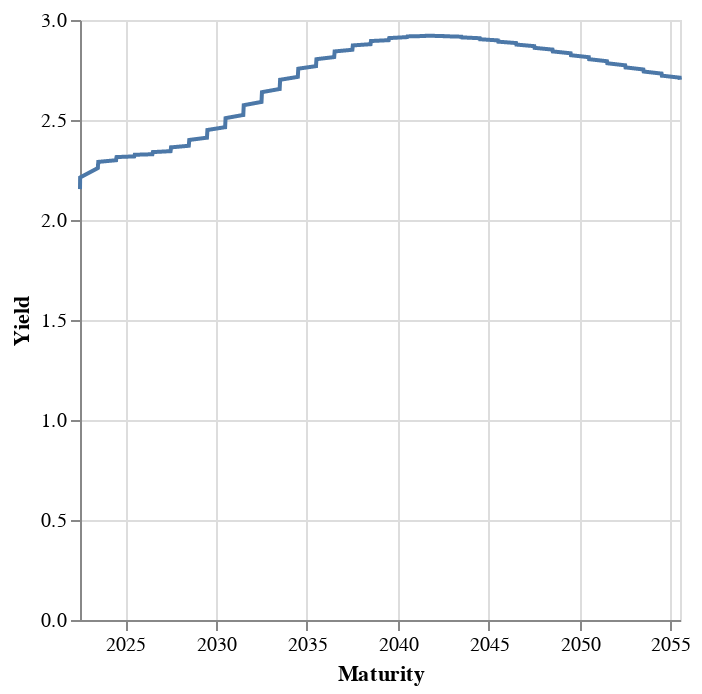

Write a Vega-Lite specification for this figure.
### Vega-Lite specification from a JSON file in a GitHub repository (floating-point values rounded to 4 significant figures; data arrays with more than 128 entries replaced by an {"elided": "..."} marker saying what was removed)
{"$schema": "https://vega.github.io/schema/vega-lite/v5.json", "description": "A simple bar chart with embedded data.", "data": {"values": {"elided": "12057 records"}}, "mark": "line", "encoding": {"x": {"field": "Maturity", "type": "temporal", "axis": {"labelAngle": 0}}, "y": {"field": "Yield", "type": "quantitative"}}, "config": {}}
